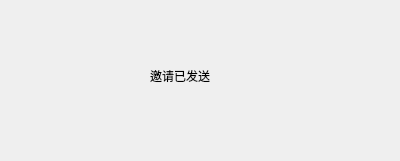
<?xml version="1.0" encoding="UTF-8"?>
<ui version="4.0">
 <class>wait</class>
 <widget class="QDialog" name="wait">
  <property name="geometry">
   <rect>
    <x>0</x>
    <y>0</y>
    <width>400</width>
    <height>161</height>
   </rect>
  </property>
  <property name="windowTitle">
   <string>Dialog</string>
  </property>
  <widget class="QLabel" name="label">
   <property name="geometry">
    <rect>
     <x>150</x>
     <y>60</y>
     <width>111</width>
     <height>31</height>
    </rect>
   </property>
   <property name="styleSheet">
    <string notr="true">font: 12pt &quot;Agency FB&quot;;</string>
   </property>
   <property name="text">
    <string>邀请已发送</string>
   </property>
  </widget>
 </widget>
 <resources/>
 <connections/>
</ui>
